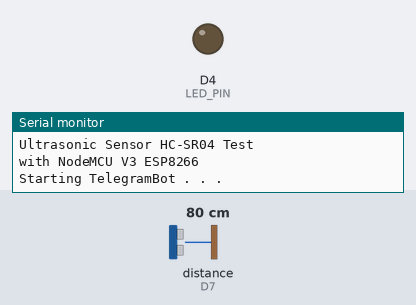
Simulated run of this sketch. Board: ESP8266 (NodeMCU). Parts: output pins drawn as LEDs (lit = HIGH), the last lines printed to the serial monitor. Wiring (inferred from the names in the program): ultrasonic range finder: trigger D8; echo D7. Dashed ring = blinking. The test bench sets the inputs (shaded band); at power-on: distance to the obstacle (sensor on D7) 80 cm. The echo pulse lasts 58.3 µs per cm; pins used as bus, display or sensor lines are not drawn.

Above: at 0.1 s.
At 2.7 s:
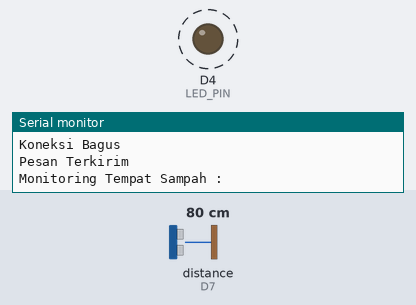
2.8 s: distance to the obstacle (sensor on D7) set to 2 cm
6.3 s: distance to the obstacle (sensor on D7) set to 18 cm
Timing chart, 0 to 15.8 s (numbered marks = the images above; inputs shaded):
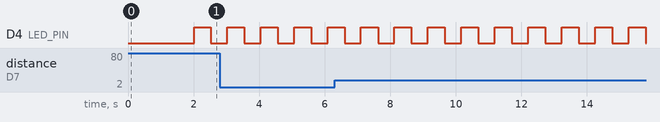

The sketch:

nodemcu_ultrasonic.ino
```cpp
#define trigPin     D8
#define echoPin     D7
#define LED_PIN     2
#include "CTBot.h"

long durasi;
int jarak;
int persen_jarak;
int ukuran = 40;
// Ultrasonic us(13, 15);
CTBot myBot;
String ssid = "OKESIP";
String pass = "1234567890";
String token = "5975969660:AAG-K3lObOojt0KKexbV6IUIfFCzZJbUU18";
const int id = 1111430006;

void setup()
{
  pinMode(trigPin, OUTPUT);
  pinMode(echoPin, INPUT);
  pinMode(LED_PIN, OUTPUT);
  Serial.begin(9600);
  Serial.println("Ultrasonic Sensor HC-SR04 Test");
  Serial.println("with NodeMCU V3 ESP8266");

  Serial.println("Starting TelegramBot . . .");
  myBot.wifiConnect(ssid, pass);
  myBot.setTelegramToken(token);

  if (myBot.testConnection()) {
    Serial.println("Koneksi Bagus");
  } else {
    Serial.println("Koneksi Jelek");
  }

  myBot.sendMessage(id, "Tes Smart Dustbin Bot");
  myBot.sendMessage(id, "Ultrasonic Sensor HC-SR04 Test");
  myBot.sendMessage(id, "with NodeMCU V3 ESP8266");
  Serial.println("Pesan Terkirim");
}

void loop()
{
  TBMessage msg;

  digitalWrite(LED_PIN, LOW);
  delay(500);
  digitalWrite(trigPin, LOW);
  delayMicroseconds(2);

  digitalWrite(LED_PIN, HIGH);
  digitalWrite(trigPin, HIGH);
  delayMicroseconds(10);
  digitalWrite(trigPin, LOW);

  durasi = pulseIn(echoPin, HIGH);

  jarak = durasi * 0.034 / 2;
  persen_jarak = 100 - jarak * 100 / 35 ;

  Serial.println("");
  Serial.println("Monitoring Tempat Sampah :");

  if (jarak <= 40 && jarak >= 20)
  {
      Serial.print("Jarak Sampah: ");
      Serial.print(jarak);
      Serial.println(" cm");

      Serial.print("Persentase : ");
      Serial.print(persen_jarak);
      Serial.println("%");

      Serial.print("Isi : ");
      Serial.print("Kosong");

      myBot.sendMessage(id, "Jarak : " + String(jarak) + " cm" + "\n" + "Persentase : " + String(persen_jarak) + "%" + "\n" + "Sampah Kosong");
   }
   else if (jarak <= 8)
   {
      Serial.print("Jarak Sampah: ");
      Serial.print(jarak);
      Serial.println(" cm");

      Serial.print("Persentase : ");
      Serial.print(persen_jarak);
      Serial.println("%");

      Serial.print("Isi : ");
      Serial.print("Penuh");

      myBot.sendMessage(id, "Jarak : " + String(jarak) + " cm" + "\n" + "Persentase : " + String(persen_jarak) + "%" + "\n" + "Sampah Penuh");
   }
   else if(jarak > 8 && jarak < 20)
   {
      Serial.print("Jarak Sampah: ");
      Serial.print(jarak);
      Serial.println(" cm");

      Serial.print("Persentase : ");
      Serial.print(persen_jarak);
      Serial.println("%");

      Serial.print("Isi : ");
      Serial.print("Sedang");

      myBot.sendMessage(id, "Jarak : " + String(jarak) + " cm" + "\n" + "Persentase : " + String(persen_jarak) + "%" + "\n" + "Sampah Sedang");
    }
    Serial.println("");
    delay(500);

    /*
     if (myBot.getNewMessage(msg))
     {
         if (msg.text.equalsIgnoreCase("JARAK")) {
            myBot.sendMessage(id,"Suhu: " + String(jarak + " cm");
         }
         else if (msg.text.equalsIgnoreCase("PERSENTASE"))
         {
            myBot.sendMessage(id, "Kelembaban: " + String(persen_jarak + "%");
         }
         else
         {
         String reply;
         reply = (String)"Halo " + msg.sender.username + (String)". Cek Tempat Sampah.";
         myBot.sendMessage(id, reply);
         }
     }
     */
  }
```

Measured:
- by itself, D4 (LED_PIN): alternates HIGH for 0.52 s and LOW for 0.50 s
